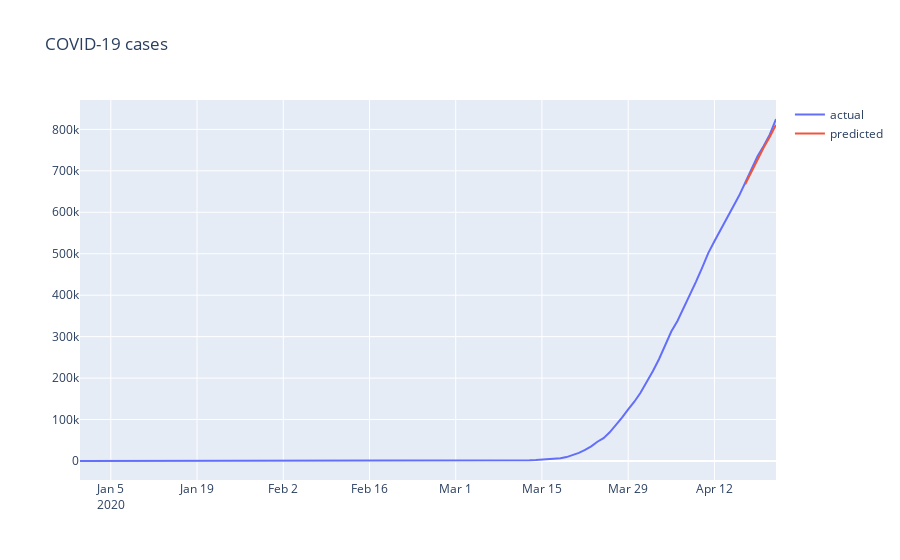

Notebook cell for this chart:
### Code cell
#plot actual and predicted
df_sales_pred = pd.merge(df_country,df_result,on='date',how='left')
plot_data = [
    go.Scatter(
        x=df_sales_pred['date'],
        y=df_sales_pred['total_cases'],
        name='actual'
    ),
        go.Scatter(
        x=df_sales_pred['date'],
        y=df_sales_pred['pred_value'],
        name='predicted'
    )
    
]
plot_layout = go.Layout(
        title='COVID-19 cases'
    )
fig = go.Figure(data=plot_data, layout=plot_layout)
pyoff.iplot(fig)
